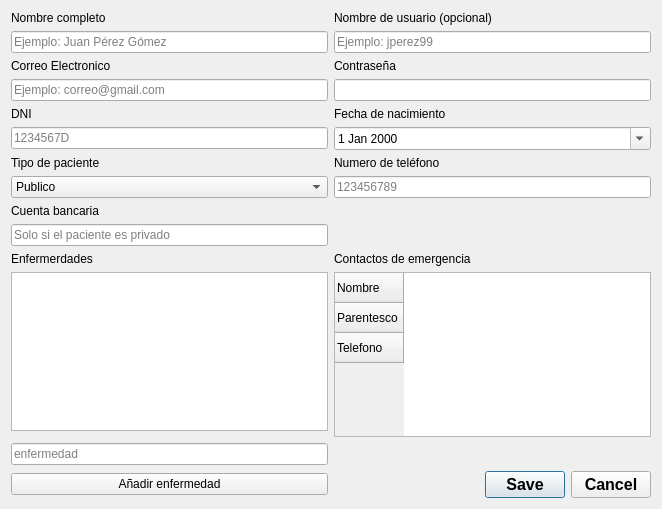
<?xml version="1.0" encoding="UTF-8"?>
<ui version="4.0">
 <class>NuevoPaciente</class>
 <widget class="QDialog" name="NuevoPaciente">
  <property name="geometry">
   <rect>
    <x>0</x>
    <y>0</y>
    <width>662</width>
    <height>509</height>
   </rect>
  </property>
  <property name="windowTitle">
   <string>Dialog</string>
  </property>
  <layout class="QGridLayout" name="gridLayout">
   <item row="12" column="0">
    <widget class="QLabel" name="label_9">
     <property name="text">
      <string>Cuenta bancaria</string>
     </property>
    </widget>
   </item>
   <item row="5" column="0">
    <widget class="QLineEdit" name="text_DNI">
     <property name="maxLength">
      <number>9</number>
     </property>
     <property name="placeholderText">
      <string>1234567D</string>
     </property>
    </widget>
   </item>
   <item row="5" column="2">
    <widget class="QDateEdit" name="date_Nacimiento">
     <property name="calendarPopup">
      <bool>true</bool>
     </property>
    </widget>
   </item>
   <item row="17" column="0">
    <widget class="QLineEdit" name="text_Enfermedad">
     <property name="placeholderText">
      <string>enfermedad</string>
     </property>
    </widget>
   </item>
   <item row="0" column="0">
    <widget class="QLabel" name="label">
     <property name="text">
      <string>Nombre completo</string>
     </property>
    </widget>
   </item>
   <item row="1" column="2">
    <widget class="QLineEdit" name="text_Usuario">
     <property name="placeholderText">
      <string>Ejemplo: jperez99</string>
     </property>
     <property name="clearButtonEnabled">
      <bool>false</bool>
     </property>
    </widget>
   </item>
   <item row="9" column="0">
    <widget class="QComboBox" name="tipo">
     <item>
      <property name="text">
       <string>Publico</string>
      </property>
     </item>
     <item>
      <property name="text">
       <string>Privado</string>
      </property>
     </item>
    </widget>
   </item>
   <item row="2" column="0">
    <widget class="QLabel" name="label_3">
     <property name="text">
      <string>Correo Electronico</string>
     </property>
    </widget>
   </item>
   <item row="15" column="0">
    <widget class="QListWidget" name="lista_enfermedades"/>
   </item>
   <item row="3" column="2">
    <widget class="QLineEdit" name="text_password">
     <property name="echoMode">
      <enum>QLineEdit::EchoMode::Password</enum>
     </property>
    </widget>
   </item>
   <item row="2" column="2">
    <widget class="QLabel" name="label_4">
     <property name="text">
      <string>Contraseña</string>
     </property>
    </widget>
   </item>
   <item row="4" column="0">
    <widget class="QLabel" name="label_5">
     <property name="text">
      <string>DNI</string>
     </property>
    </widget>
   </item>
   <item row="6" column="0">
    <widget class="QLabel" name="label_8">
     <property name="text">
      <string>Tipo de paciente</string>
     </property>
    </widget>
   </item>
   <item row="9" column="2">
    <widget class="QLineEdit" name="text_Telefono">
     <property name="placeholderText">
      <string>123456789</string>
     </property>
    </widget>
   </item>
   <item row="1" column="0">
    <widget class="QLineEdit" name="texto_NombreCompleto">
     <property name="text">
      <string/>
     </property>
     <property name="placeholderText">
      <string>Ejemplo: Juan Pérez Gómez</string>
     </property>
    </widget>
   </item>
   <item row="6" column="2">
    <widget class="QLabel" name="label_7">
     <property name="text">
      <string>Numero de teléfono</string>
     </property>
    </widget>
   </item>
   <item row="0" column="2">
    <widget class="QLabel" name="label_2">
     <property name="text">
      <string>Nombre de usuario (opcional)</string>
     </property>
    </widget>
   </item>
   <item row="13" column="0">
    <widget class="QLineEdit" name="text_Cuenta_Bancaria">
     <property name="placeholderText">
      <string>Solo si el paciente es privado</string>
     </property>
    </widget>
   </item>
   <item row="3" column="0">
    <widget class="QLineEdit" name="text_email">
     <property name="placeholderText">
      <string>Ejemplo: correo@gmail.com</string>
     </property>
    </widget>
   </item>
   <item row="18" column="0">
    <widget class="QPushButton" name="pushButton">
     <property name="text">
      <string>Añadir enfermedad</string>
     </property>
    </widget>
   </item>
   <item row="4" column="2">
    <widget class="QLabel" name="label_6">
     <property name="text">
      <string>Fecha de nacimiento</string>
     </property>
    </widget>
   </item>
   <item row="15" column="2" rowspan="2">
    <widget class="QTableWidget" name="Familiares">
     <property name="autoFillBackground">
      <bool>false</bool>
     </property>
     <attribute name="horizontalHeaderVisible">
      <bool>true</bool>
     </attribute>
     <attribute name="horizontalHeaderCascadingSectionResizes">
      <bool>false</bool>
     </attribute>
     <attribute name="horizontalHeaderShowSortIndicator" stdset="0">
      <bool>true</bool>
     </attribute>
     <attribute name="verticalHeaderVisible">
      <bool>true</bool>
     </attribute>
     <attribute name="verticalHeaderCascadingSectionResizes">
      <bool>false</bool>
     </attribute>
     <row>
      <property name="text">
       <string>Nombre</string>
      </property>
     </row>
     <row>
      <property name="text">
       <string>Parentesco</string>
      </property>
     </row>
     <row>
      <property name="text">
       <string>Telefono</string>
      </property>
     </row>
    </widget>
   </item>
   <item row="14" column="0">
    <widget class="QLabel" name="label_11">
     <property name="text">
      <string>Enfermerdades</string>
     </property>
    </widget>
   </item>
   <item row="14" column="2">
    <widget class="QLabel" name="label_10">
     <property name="text">
      <string>Contactos de emergencia</string>
     </property>
    </widget>
   </item>
   <item row="18" column="2">
    <widget class="QDialogButtonBox" name="BotonFInal">
     <property name="enabled">
      <bool>true</bool>
     </property>
     <property name="font">
      <font>
       <pointsize>12</pointsize>
       <bold>true</bold>
      </font>
     </property>
     <property name="autoFillBackground">
      <bool>false</bool>
     </property>
     <property name="orientation">
      <enum>Qt::Orientation::Horizontal</enum>
     </property>
     <property name="standardButtons">
      <set>QDialogButtonBox::StandardButton::Cancel|QDialogButtonBox::StandardButton::Save</set>
     </property>
    </widget>
   </item>
  </layout>
 </widget>
 <resources/>
 <connections>
  <connection>
   <sender>BotonFInal</sender>
   <signal>accepted()</signal>
   <receiver>NuevoPaciente</receiver>
   <slot>accept()</slot>
   <hints>
    <hint type="sourcelabel">
     <x>248</x>
     <y>254</y>
    </hint>
    <hint type="destinationlabel">
     <x>157</x>
     <y>274</y>
    </hint>
   </hints>
  </connection>
  <connection>
   <sender>BotonFInal</sender>
   <signal>rejected()</signal>
   <receiver>NuevoPaciente</receiver>
   <slot>reject()</slot>
   <hints>
    <hint type="sourcelabel">
     <x>316</x>
     <y>260</y>
    </hint>
    <hint type="destinationlabel">
     <x>286</x>
     <y>274</y>
    </hint>
   </hints>
  </connection>
 </connections>
</ui>
